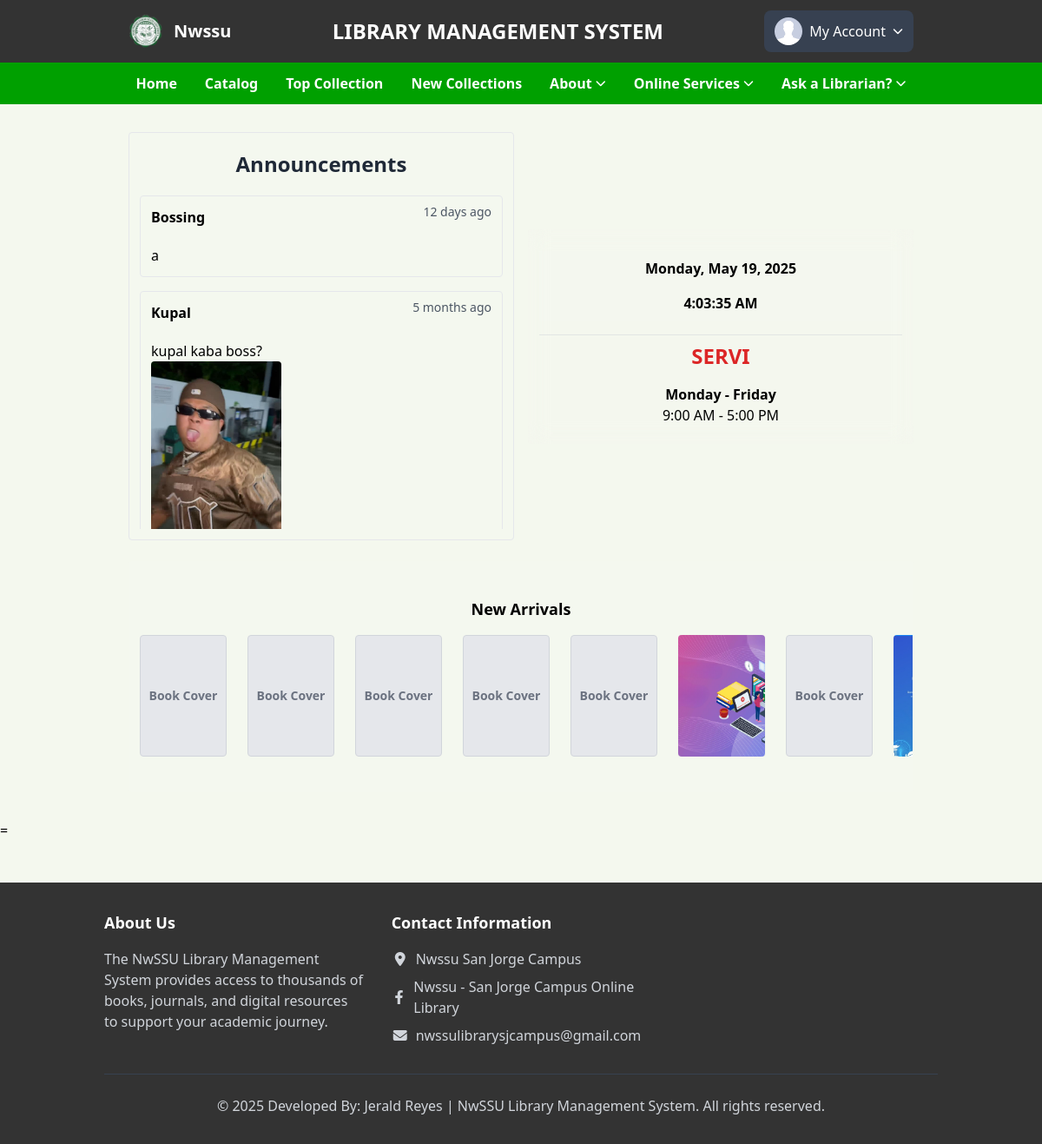
The page /student/home (signed in) on the database its author committed.
### tables this page shows
CREATE TABLE `announcement` (
  `id` int(50) NOT NULL,
  `title` varchar(250) NOT NULL,
  `message` varchar(5000) NOT NULL,
  `image` varchar(300) DEFAULT NULL,
  `date` varchar(50) NOT NULL
);

CREATE TABLE `books` (
  `id` int(100) NOT NULL,
  `material_type` varchar(250) NOT NULL,
  `sub_type` varchar(250) NOT NULL,
  `category` varchar(250) NOT NULL,
  `title` varchar(500) NOT NULL,
  `author` varchar(500) NOT NULL,
  `publisher` varchar(500) NOT NULL,
  `status` varchar(100) NOT NULL,
  `subject` varchar(250) NOT NULL,
  `content` varchar(5000) NOT NULL,
  `summary` varchar(5000) NOT NULL,
  `issn` varchar(250) NOT NULL,
  `call_no` varchar(250) NOT NULL,
  `ISBN` varchar(250) NOT NULL,
  `copyright` varchar(250) NOT NULL,
  `page_number` int(250) NOT NULL,
  `edition` varchar(250) NOT NULL,
  `copies` int(250) NOT NULL,
  `date_acquired` varchar(250) NOT NULL,
  `books_image` varchar(400) DEFAULT NULL,
  `catalog_date` varchar(50) NOT NULL
);

### student/home.php (the view, shortened to what this page needs)
<?php
include '../student/side_navbars.php';
include './check_expired_reservations.php';
try {
    $conn = new PDO("mysql:host=$db_host;dbname=$db_name", $user_name, $user_password);
    $conn->setAttribute(PDO::ATTR_ERRMODE, PDO::ERRMODE_EXCEPTION);
    $home = $conn->query("SELECT * FROM announcement ORDER BY id DESC");
    $announcements = $home->fetchAll(PDO::FETCH_ASSOC);
    $sql = "SELECT title, books_image, id FROM books";
    $home = $conn->query($sql);
    $books = $home->fetchAll(PDO::FETCH_ASSOC);
} catch (PDOException $e) {
    echo "Connection failed: " . $e->getMessage();
    exit();
}
?>
<!DOCTYPE html>
<html lang="en">
<head>
    <link href="https://cdn.jsdelivr.net/npm/tailwindcss@2.2.19/dist/tailwind.min.css" rel="stylesheet">
    <link rel="stylesheet" href="https://cdn.lineicons.com/4.0/lineicons.css">
    <link rel="stylesheet" href="https://cdn.jsdelivr.net/npm/bootstrap-icons@1.10.5/font/bootstrap-icons.css">
</head>
<body>
    <div class="back-bg bg-[url('./images/bg.png')] bg-cover bg-center">
        <div class="container mx-auto py-8 px-[5%]">
            <div class="flex flex-col md:flex-row md:space-x-4">
                <div class="w-full md:w-1/2">
                    <div class="border border-gray-200 rounded p-3 bg-gray-100/10">
                        <h2 class="text-gray-800 text-center font-bold text-2xl mb-5 mt-2">Announcements</h2>
                        <div class="max-h-96 overflow-y-auto">
                            <?php if (!empty($announcements)): ?>
                                <?php foreach ($announcements as $announcement): ?>
                                    <div class="border border-gray-200 rounded p-3 mb-4 relative">
                                        <div class="flex justify-between">
                                            <div class="text-left">
                                                <p class="posted-by"><strong> <?php echo htmlspecialchars($announcement['title']); ?></strong></p>
                                            </div>
                                            <span class="absolute top-2 right-3 text-sm text-gray-600">
                                                <?php
                                                $post_time = new DateTime($announcement['date']);
                                                $now = new DateTime();
                                                $interval = $post_time->diff($now);
                                                if ($interval->y > 0) {
                                                    echo $interval->y . ' year' . ($interval->y > 1 ? 's' : '') . ' ago';
                                                } elseif ($interval->m > 0) {
                                                    echo $interval->m . ' month' . ($interval->m > 1 ? 's' : '') . ' ago';
                                                } elseif ($interval->d > 0) {
                                                    echo $interval->d . ' day' . ($interval->d > 1 ? 's' : '') . ' ago';
                                                } elseif ($interval->h > 0) {
                                                    echo $interval->h . ' hour' . ($interval->h > 1 ? 's' : '') . ' ago';
                                                } elseif ($interval->i > 0) {
                                                    echo $interval->i . ' minute' . ($interval->i > 1 ? 's' : '') . ' ago';
                                                } else {
                                                    echo 'Just now';
                                                }
                                                ?>
                                            </span>
                                        </div>
                                        <p class="announcement-text text-left mt-5"><?php echo htmlspecialchars($announcement['message']); ?></p>
                                        <?php if (!empty($announcement['image'])): ?>
                                            <div class="announcement-image text-left">
                                                <img src="./uploaded_file/<?php echo htmlspecialchars($announcement['image']); ?>" alt="Announcement Image" class="w-[150px] w-[130px] rounded">
                                            </div>
                                        <?php endif; ?>
                                    </div>
                                <?php endforeach; ?>
                            <?php else: ?>
                                <p>No announcements available.</p>
                            <?php endif; ?>
                        </div>
                    </div>
                </div>
                <div class="w-full md:w-1/2 flex justify-center items-center">
                    <div class="border border-transparent bg-gray-100/10 rounded p-3 backdrop-blur-md w-full max-w-md">
                        <div class="text-center mt-3 font-semibold">
                            <div class="bg-gray-100/10 px-3 py-2" id="datetime-date"></div>
                            <div class="bg-gray-100/10 px-3 py-2" id="datetime-time"></div>
                        </div>
                        <div class="flex justify-center mt-4 border-t border-gray-300/50 py-2">
                            <div class="text-center">
                                <h2 id="service-hours" class="mb-4 text-2xl font-bold text-red-600">SERVICE HOURS</h2>
                                <h5 class="font-bold">Monday - Friday</h5>
                                <p>9:00 AM - 5:00 PM</p>
                            </div>
                        </div>
                    </div>
                </div>
            </div>
            <div class="container mx-auto mt-6">
                <div class="border border-transparent bg-gray-100/10 rounded p-3d py-10">
                    <h2 class="text-lg font-bold mb-4 text-center text-black">New Arrivals</h2>
                    <div class="marquee-container">
                        <div class="marquee-content animate-marquee-slow hover-pause">
                            <?php
                            for ($i = 0; $i < 2; $i++):
                                foreach ($books as $book):
                            ?>
                                    <div class="book-item inline-block flex-shrink-0 w-[80px] h-[120px] sm:w-[90px] sm:h-[130px] md:w-[100px] md:h-[140px] mx-1 sm:mx-2 md:mx-3">
                                        <a href="./books?id=<?php echo urlencode($book['id']); ?>" title="<?php echo htmlspecialchars($book['title']); ?>">
                                            <?php if (!empty($book['books_image']) && file_exists("../uploaded_file/" . $book['books_image'])): ?>
                                                <img src="./uploaded_file/<?php echo htmlspecialchars($book['books_image']); ?>"
                                                    alt="<?php echo htmlspecialchars($book['title']); ?>"
                                                    class="w-full h-full object-cover rounded shadow-sm hover:shadow-md transition-all duration-300" />
                                            <?php else: ?>
                                                <div class="w-full h-full border border-gray-300 rounded bg-gray-200 flex items-center justify-center text-gray-500 hover:bg-gray-300 transition-all duration-5000">
                                                    <b class="text-xs sm:text-sm">Book Cover</b>
                                                </div>
                                            <?php endif; ?>
                                        </a>
                                    </div>
                            <?php
                                endforeach;
                            endfor;
                            ?>
                        </div>
                    </div>
                </div>
            </div>
        </div>=
        <?php include '../student/footer.php'; ?>
    </div>
</body>
</html>

### student/home.php (style rules this page uses)
.animate-marquee-slow { animation: marquee 15s linear infinite; }
@media (min-width: 768px) and (max-width: 1279px) { .animate-marquee-slow { animation: marquee 10s linear infinite; } }
.marquee-container { width: 100%; overflow: hidden; position: relative; }
.marquee-content { display: flex; flex-wrap: nowrap; width: max-content; }

### rows shown on the page
announcement: title "Bossing", date "12", message "a"
announcement: title "Kupal", date "5", shows "s", message "kupal kaba boss?", image (picture)
books: shows "Book Cover"
books: shows "Book Cover"
books: shows "Book Cover"
books: shows "Book Cover"
books: shows "Book Cover"
books: books_image (picture)
books: shows "Book Cover"
books: books_image (picture)
